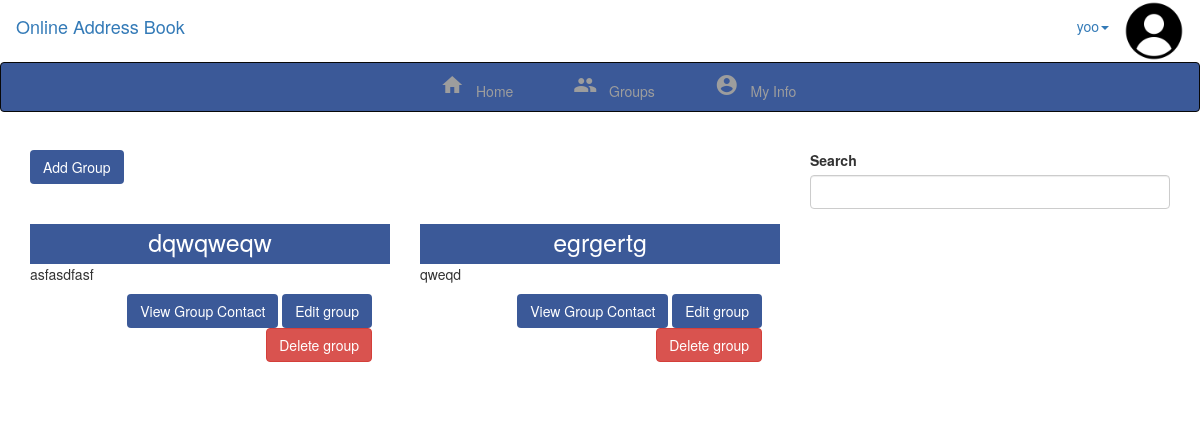
Page /rec/viewaddressbook.php (signed in) on the committed database.
### tables this page shows
CREATE TABLE `groups` (
  `id` int(11) NOT NULL,
  `name` varchar(65) NOT NULL,
  `des` text NOT NULL,
  `owner` varchar(65) NOT NULL
);

### rec/viewaddressbook.php (the view, shortened to what this page needs)
<?php session_start();
	include('materialize.php');
	include('membernavbar.php');
 ?>
<div class="container member-container">
	<div class="row">
		<div class="col-md-3">
			<button class="btn btn-raised btn-inverse" data-toggle="modal" data-target="#addGroup">Add Group</button>
		</div>
		<div class="col-md-offset-5 col-md-4">
			<form name="group-search-form" method="" action="">
				<div class="form-group label-floating">
					<label class="control-label" for="gSearch">Search</label>
					<input type="text" class="form-control" id="gSearch" onkeyup="showLive(this.value)">
				</div>
			</form>
		</div>
	</div>
	<div class="row searchResult">
		<?php
		$sql = "SELECT * FROM groups WHERE owner='$username'";
		$result = $conn->query($sql);
		while($row3 = $result->fetch_assoc()){ ?>
		<div class="col-md-4 member-card-margin">
			<div class="card">
				<div class="text-center card-title">
					<p><?php echo $row3['name']; ?></p>
				</div>
				<div class="card-body">
					<p><?php echo $row3['des']; ?></p>
				</div>
				<div class="text-right" style="padding-right: 5%;padding-bottom: 2.5%">
					<a href="viewcontacts.php?id=<?php echo $row3['id']; ?>" role="button" class="btn btn-raised btn-inverse" name="id">View Group Contact</a>
					<button type="button" class="btn btn-raised btn-inverse editGroup" data-toggle="modal" data-target="#editGroup" data-groupid="<?php echo $row3['id']; ?>">Edit group</button>
					<form action="../php/delete.php" method="POST">
					<button role="button" class="btn btn-raised btn-danger" name="id" value="<?php echo $row3['id']; ?>">Delete group</button>
					</form>
				</div>
			</div>
		</div>
		<?php } ?>
	</div>
</div>
<?php
	include('footer.php');
?>

### rec/materialize.php (style rules this page uses)
body { padding-top: 120px; }
.member-container { margin-top: 30px; }
.card-title { background-color: #3b5998; color: white; height: 40px; margin-top: 0px; font-size: 25px; }
.card a { color: #3b5998; }
.member-card-margin { margin-bottom: 30px; }
.btn.btn-raised.btn-inverse { background-color: #3b5998; color: #ffffff; }

### rows in the picture
groups: name "dqwqweqw", des "asfasdfasf", $row3['id'] 6 (drawn)
groups: name "egrgertg", des "qweqd", $row3['id'] 7 (drawn)

### other values in the picture
$row['username'] "yoo"
